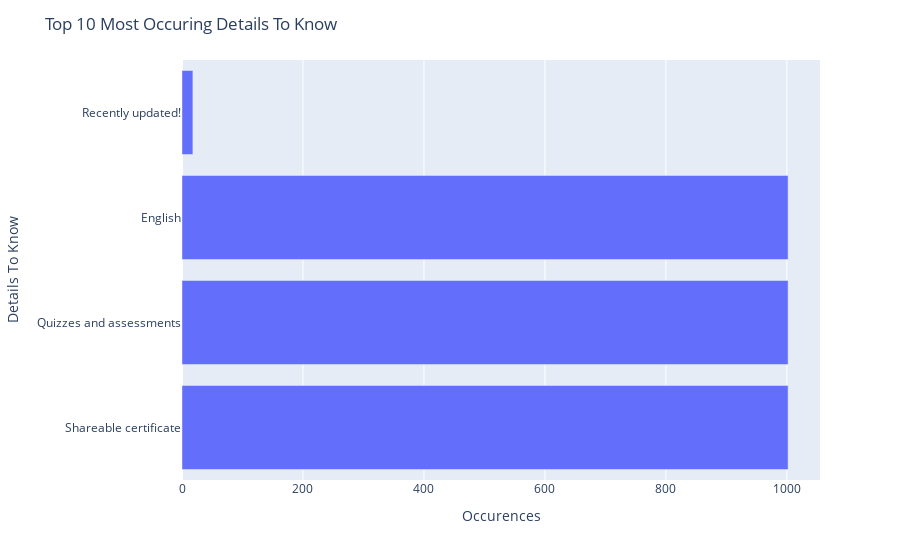

Notebook source saved alongside this figure:
### Code cell
detailsToKnowdf = pd.DataFrame.from_dict({"Details To Know": [key for key in sortedDetailsToKnowDict.keys()][0:10], "Occurences": [value for value in sortedDetailsToKnowDict.values()][0:10]})


fig = px.bar(detailsToKnowdf, y='Details To Know', x='Occurences')
fig.update_layout(title_text='Top 10 Most Occuring Details To Know')

fig.show()

### Figure 1 — Plotly figure (JSON) as saved in the notebook; plotly's stock layout.template omitted (floating-point values rounded to 4 significant figures)
{"data": [{"alignmentgroup": "True", "hovertemplate": "Occurences=%{x}<br>Details To Know=%{y}<extra></extra>", "legendgroup": "", "marker": {"color": "#636efa", "pattern": {"shape": ""}}, "name": "", "offsetgroup": "", "orientation": "h", "showlegend": false, "textposition": "auto", "type": "bar", "x": [1002, 1002, 1002, 18], "xaxis": "x", "y": ["Shareable certificate", "Quizzes and assessments", "English", "Recently updated!"], "yaxis": "y"}], "layout": {"barmode": "relative", "legend": {"tracegroupgap": 0}, "margin": {"t": 60}, "title": {"text": "Top 10 Most Occuring Details To Know"}, "xaxis": {"anchor": "y", "domain": [0, 1], "title": {"text": "Occurences"}}, "yaxis": {"anchor": "x", "domain": [0, 1], "title": {"text": "Details To Know"}}}}
